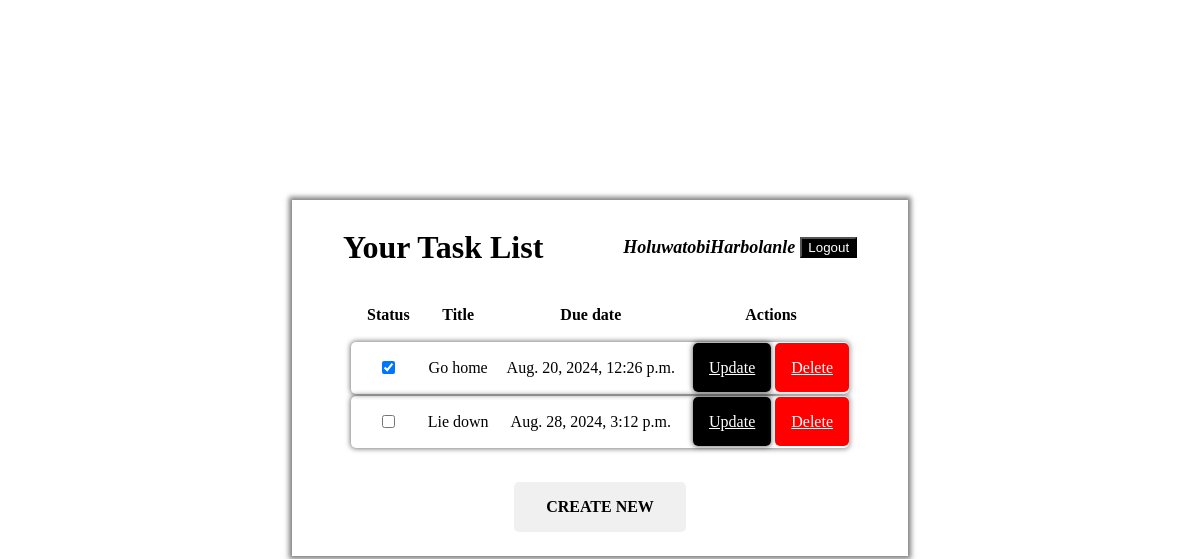
The app's page /task_list (signed in), older data.
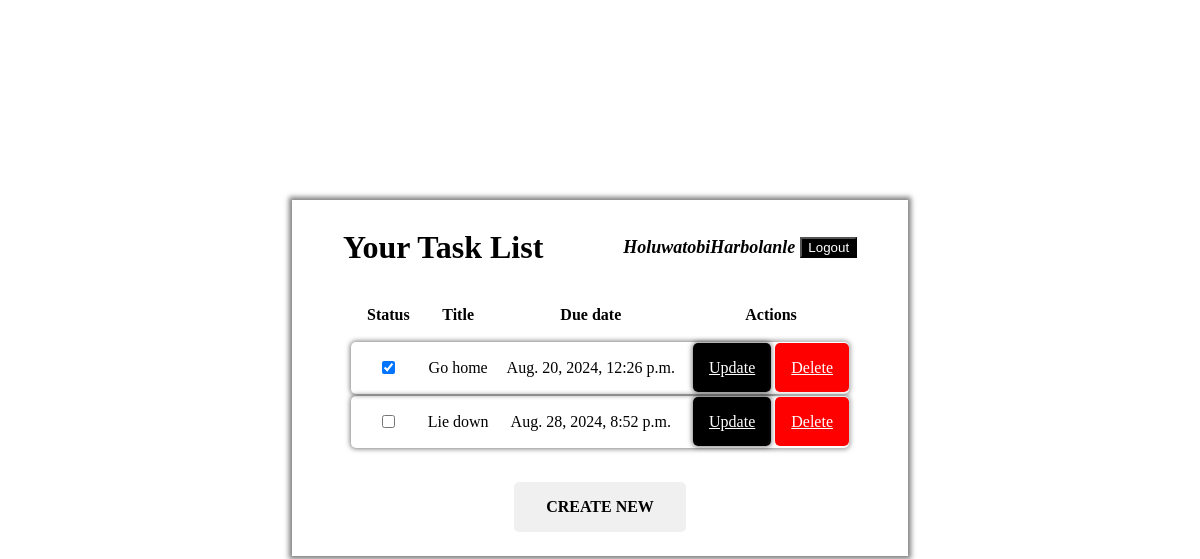
The same page, newer data.
### todo_app/models.py (models this page shows)
class Task(models.Model):
    title = models.CharField(max_length = 200)
    complete = models.BooleanField(default= False)
    created = models.DateTimeField(auto_now_add= True)
    due_date = models.DateTimeField(blank=True, null=True)
    created_by = models.ForeignKey(User, related_name= 'created_tasks', on_delete=models.SET_NULL, null=True, blank=True)
    assigned_to = models.ForeignKey(User, related_name= 'assigned_tasks', on_delete=models.SET_NULL, null=True, blank=True)
    class Meta:
        permissions = [('can_edit_task', 'Can_edit_task'),
                       ('can_delete_user', 'Can_delete_task')]

### todo_app/views.py (the view, shortened to what this page needs)
# urls.py: path('task_list', views.TaskList.as_view(), name='task_list'),
class TaskList(ListView):
    model = Task, User
    template_name = 'task_list.html'
    context_object_name = 'tasks'
    success_url = 'task_list'
    def get_queryset(self):
        usr = self.request.user
        return (Task.objects.filter(created_by = usr) or Task.objects.filter(assigned_to = usr).distinct()).order_by('created')

### templates/task_list.html (shortened to what this page needs)
<!DOCTYPE html>
<html lang="en">
<head>
</head>
<body>
    <main>
        <header>
            <h1>Your Task List</h1>
            <div>
                <p class="username">{{ user.username }}</p>
                <form action="{% url 'logout' %}" method="post">
                    <button type="submit">Logout</button>
                </form>
            </div>
        </header>
        <table>
            <thead>
                <tr>
                    <th>Status</th>
                    <th>Title</th>
                    <th>Due date</th>
                    <th>Actions</th>
                </tr>
            </thead>
            <tbody>
                {% for task in tasks %}
                <tr class="body-tag">
                    <td><input type="checkbox" {% if task.complete %}checked{% endif %}></td>
                    <td>{{task.title}}</td>
                    <td>{{task.due_date}}</td>
                    <td>
                        <a href="{% url 'update_task' task.id %}" class="update">Update</a>
                        <a href="{% url 'delete_task' task.pk %}" class="delete">Delete</a>
                    </td>
                </tr>
                {% endfor %}
            </tbody>
        </table>
        <a href="{% url 'create_task' %}" class="create">CREATE NEW</a>
    </main>
</body>
</html>

Row changes from the older to the newer data that the page shows:
changed Task "Lie down": due_date "Aug. 28, 2024, 3:12 p.m." → "Aug. 28, 2024, 8:52 p.m."
